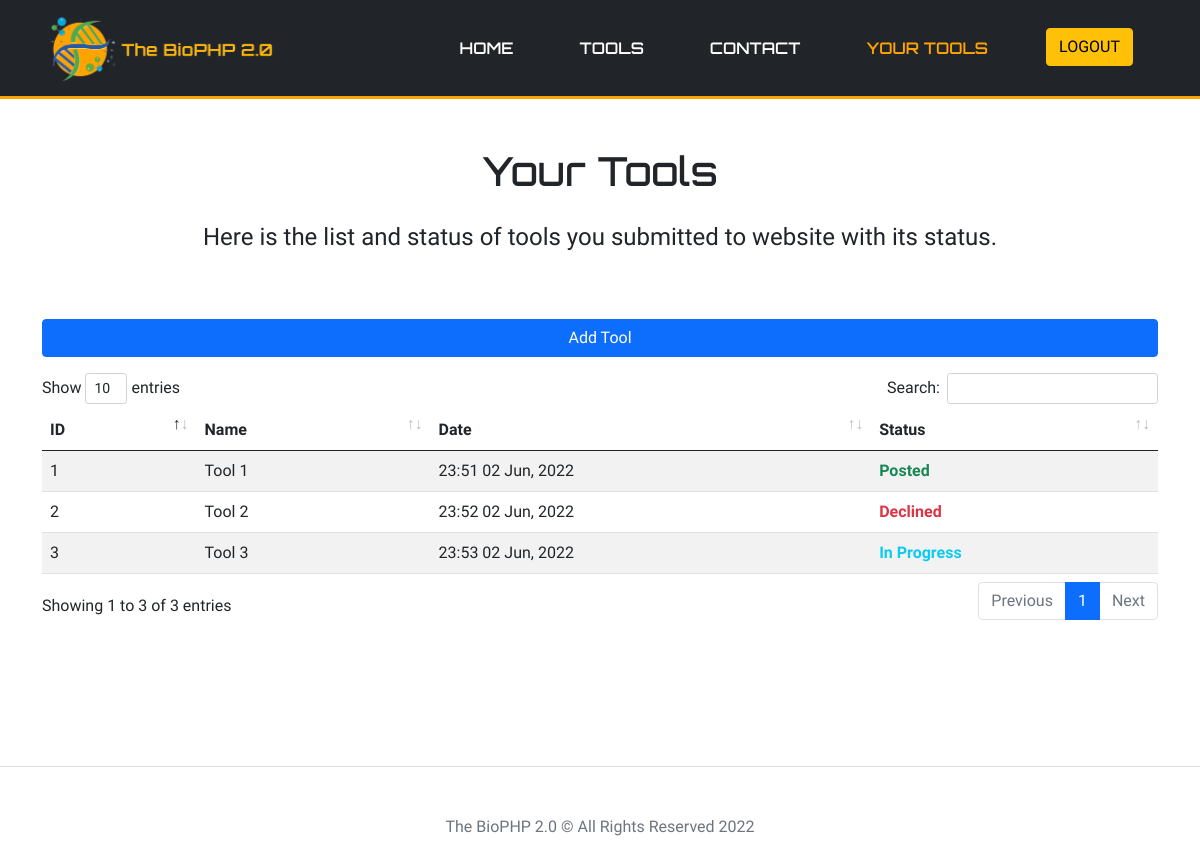
The app's page /u_tools.php (signed in) with its own data.
### tables this page shows
CREATE TABLE `user_tools` (
  `ut_id` int(11) NOT NULL,
  `u_id` int(11) NOT NULL,
  `name` varchar(255) NOT NULL,
  `filename` varchar(255) NOT NULL,
  `status` int(11) NOT NULL,
  `date` datetime NOT NULL
);

### dashboard/defines/db_conn.php (called while the page is built, shortened)
<?php
class db_connection{
	private $conn;
	public function __construct(){
		$servername = "localhost";
		$username = "root";
		$password = "";
		$db_name = "biophp";
		$this->conn = mysqli_connect($servername, $username, $password);
		mysqli_select_db($this->conn,$db_name);
	}
	public function call_db(){
		return $this->conn;
	}
	public function query($query){
		return mysqli_query($this->call_db(), $query);
	}
	public function time_elapsed_string($datetime, $full = false) {
		$now = new DateTime;
		$ago = new DateTime($datetime);
		$diff = $now->diff($ago);
		if ($diff->y < 1 && $diff->m < 1 && $diff->d < 1 && $diff->h < 2) {
			$diff->w = floor($diff->d / 7);
			$diff->d -= $diff->w * 7;
			$string = array(
				'y' => 'year',
				'm' => 'month',
				'w' => 'week',
				'd' => 'day',
				'h' => 'hour',
				'i' => 'minute',
				's' => 'second',
			);
			foreach ($string as $k => &$v) {
				if ($diff->$k) {
					$v = $diff->$k . ' ' . $v . ($diff->$k > 1 ? 's' : '');
				} else {
					unset($string[$k]);
				}
			}
            if (!$full) $string = array_slice($string, 0, 1);
                return  $string ? implode(', ', $string).' ago'  : 'juste maintenant';
		}elseif($diff->y < 1 && $diff->m < 1 ){
			return date(("H:i d M"),strtotime($datetime));
		}else{
			return date(("H:i d M, Y"),strtotime($datetime));
		}
	}
}
?>

### dashboard/defines/classes.php (the view, shortened to what this page needs)
<?php
class tools extends db_connection
{
    public function show_u_tools()
    {
        $show = '';
        $u_id = $_SESSION['u_id'];
        $sql = $this->query("SELECT * FROM `user_tools` WHERE `u_id` = '$u_id'");
        $row = mysqli_fetch_assoc($sql);
        if (!empty($row)) {
            do {
                if ($row['status'] == 0) {
                    $status = '<b class="text-danger">Declined</b>';
                }elseif ($row['status'] == 2) {
                    $status = '<b class="text-info">In Progress</b>';
                }elseif ($row['status'] == 1) {
                    $status = '<b class="text-success">Posted</b>';
                }
                $show .= '<tr>
                <td>'.$row['ut_id'].'</td>
                <td>'.nl2br($row['name']).'</td>
                <td>'.$this->time_elapsed_string($row['date']).'</td>
                <td>'.$status.'</td>
            </tr>';
            } while ($row = mysqli_fetch_assoc($sql));
        } else {
            $show = '<div class="alert alert-danger">No tools found!</div>';
        }
        return $show;
    }
}

### style.css (style rules this page uses)
body { font-family: 'Sarabun', sans-serif; }

### records on screen
user_tools: ut_id "1", name "Tool 1", date "23:51 02 Jun, 2022", status "Posted"
user_tools: ut_id "2", name "Tool 2", date "23:52 02 Jun, 2022", status "Declined"
user_tools: ut_id "3", name "Tool 3", date "23:53 02 Jun, 2022", status "In Progress"
